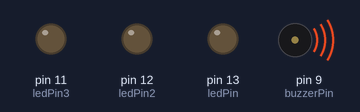
This sketch was run on a simulated Arduino Uno, built with avr-gcc and run on an emulated ATmega328P. Shown: output pins drawn as LEDs (lit = HIGH), buzzer (waves = sounding). At 4.8 s the program stops and its outputs stay as they are.

Above: at 0.22 s.
At 4.6 s:
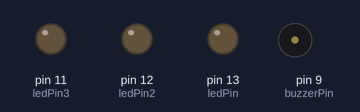
Timing chart, 0 to 6.1 s (numbered marks = the images above):
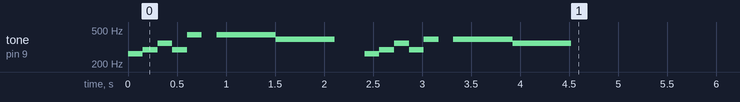

Measured:
- by itself, tone on pin 9 (buzzerPin): plays 262 Hz for 0.15 s, 294 Hz for 0.15 s, 349 Hz for 0.15 s, 294 Hz for 0.15 s, 440 Hz for 0.15 s, 440 Hz for 0.60 s … (14 notes in this stretch)

The sketch:

Lab01.ino
```cpp
/*
This programm (sketch) a piece called the "buzzer" to play songs.
The Arduino's tone() command will play notes of a given frequency.
We'll provide a function that takes in note characters (a-g),
and returns the corresponding frequency from this table:

  note   frequency
  c     262 Hz
  d     294 Hz
  e     330 Hz
  f     349 Hz
  g     392 Hz
  a     440 Hz
  b     494 Hz
  C     523 Hz

The lights you add will */

const int ledPin = 13;
const int ledPin2 = 12;
const int ledPin3 = 11;
const int buzzerPin = 9;

// We'll set up an array with the notes we want to play
// change these values to make different songs!

// Length must equal the total number of notes and spaces

const int songLength = 18;

// Notes is an array of text characters corresponding to the notes
// in your song. A space represents a rest (no tone).
// An "array" is a collection of different information that a computer
// can read through.

char notes[] = "cdfda ag cdfdg gf "; // a space represents a rest

// Beats is an array values for each note and rest.
// A "1" represents a quarter-note, 2 a half-note, etc.
// Don't forget that the rests (spaces) need a length as well.

int beats[] = {1,1,1,1,1,1,4,4,2,1,1,1,1,1,1,4,4,2};

// The tempo is how fast to play the song.
// To make the song play faster, decrease this value.

int tempo = 150;


void setup()
{
  pinMode(ledPin, OUTPUT);
  pinMode(ledPin2, OUTPUT);
  pinMode(ledPin3, OUTPUT);
  pinMode(buzzerPin, OUTPUT);
}


void loop()
{
  int i, duration;

  for (i = 0; i < songLength; i++) // step through the song arrays
  {
    duration = beats[i] * tempo;  // length of note/rest in ms


    if (notes[i] == ' ')          // is this a rest?
    {
      delay(duration);            // then pause for a moment
    }

    else                          // otherwise, play the note
     //This is where the program determines which light to play at what time.

    {
      if (beats[i] == 1 || beats[i] == 2){
          tone(buzzerPin, frequency(notes[i]), duration);
          digitalWrite(ledPin, HIGH);
          digitalWrite(ledPin2, HIGH);
          delay(beats[i]);               // wait for the length of the beat
          digitalWrite(ledPin, LOW);    //Turn ledPin off.
          digitalWrite(ledPin2, LOW);    //Turn ledPin2 off.
         }
         else if (beats[i] == 2){
          tone(buzzerPin, frequency(notes[i]), duration);


         }
         else if (beats[i] == 4) {
          tone(buzzerPin, frequency(notes[i]), duration);
          digitalWrite(ledPin3, HIGH);
          delay(beats[i]);               // wait for the length of the beat
          digitalWrite(ledPin3, LOW);    //Turn ledPin3 off.
         }

      else {
       tone(buzzerPin, frequency(notes[i]), duration);
   }
      delay(duration);            // wait for tone to finish
    }
  }

  // We only want to play the song once, so we'll pause forever:
  while(true){}
  // If you'd like your song to play over and over,
  // remove the above statement
}


int frequency(char note)
{
  // This function takes a note character (a-g), and returns the
  // corresponding frequency in Hz for the tone() function.

  int i;
  const int numNotes = 8;  // number of notes we're storing

  // The following arrays hold the note characters and their
  // corresponding frequencies. The last "C" note is uppercase
  // to separate it from the first lowercase "c". If you want to
  // add more notes, you'll need to use unique characters.

  // For the "char" (character) type, we put single characters
  // in single quotes.

  char names[] = { 'c', 'd', 'e', 'f', 'g', 'a', 'b', 'C' };
  int frequencies[] = {262, 294, 330, 349, 392, 440, 494, 523};

  // Now we'll search through the letters in the array, and if
  // we find it, we'll return the frequency for that note.

  for (i = 0; i < numNotes; i++)  // Step through the notes
  {
    if (names[i] == note)         // Is this the one?
    {
      return(frequencies[i]);     // Yes! Return the frequency
    }
  }
  return(0);  // We looked through everything and didn't find it,
              // but we still need to return a value, so return 0.
}
```
